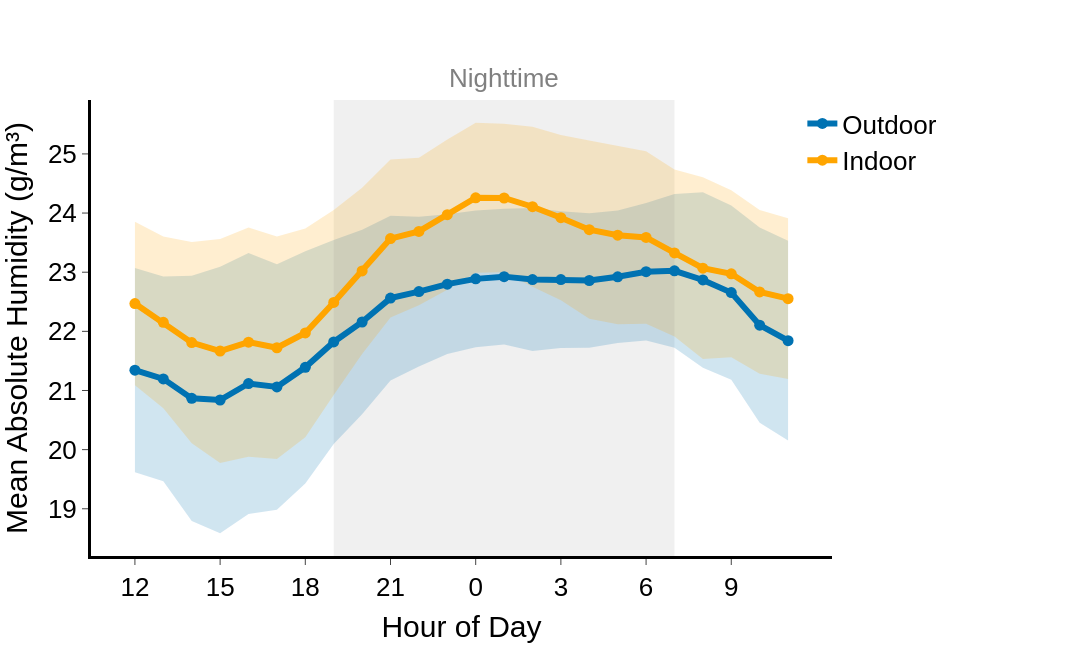
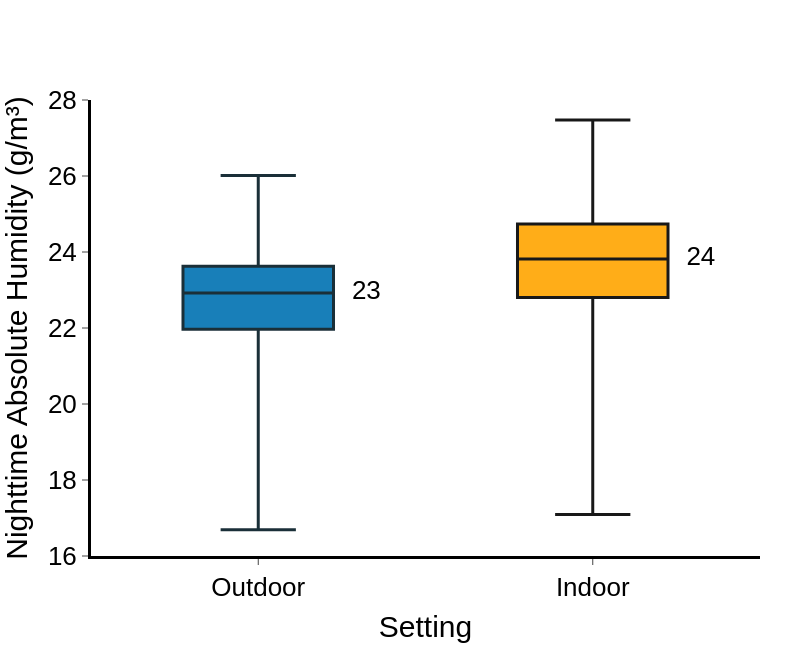

The cell these charts' notebook holds for them, in order:
### Markdown cell above
### 5.3 Absolute Humidity (Figure 1b, 1f)

### Code cell
plot_profile(
    poi="abs_humidity_c", y_axis_title="Mean Absolute Humidity (g/m³)",
    filename="absolutehumidity_indoor_outdoor_profile.png", label="Absolute Humidity",
)
plot_boxplot(
    poi="abs_humidity_c", y_axis_title="Nighttime Absolute Humidity (g/m³)",
    label_decimals=0, filename="absolutehumidity_indoor_outdoor_boxplot.png", label="Absolute Humidity",
)

### Figure 1 — Plotly figure (JSON) as saved in the notebook; plotly's stock layout.template omitted (floating-point values rounded to 4 significant figures)
{"data": [{"fill": "toself", "fillcolor": "#0072B2", "hoverinfo": "skip", "line": {"color": "rgba(255,255,255,0)"}, "name": "Outdoor ± SD", "opacity": 0.18, "showlegend": false, "type": "scatter", "x": [0, 1, 2, 3, 4, 5, 6, 7, 8, 9, 10, 11, 12, 13, 14, 15, 16, 17, 18, 19, 20, 21, 22, 23, 23, 22, 21, 20, 19, 18, 17, 16, 15, 14, 13, 12, 11, 10, 9, 8, 7, 6, 5, 4, 3, 2, 1, 0], "y": [23.07, 22.93, 22.94, 23.09, 23.32, 23.14, 23.36, 23.55, 23.72, 23.95, 23.94, 23.98, 24.04, 24.07, 24.09, 24.03, 24.0, 24.04, 24.17, 24.32, 24.35, 24.13, 23.76, 23.53, 20.15, 20.45, 21.18, 21.39, 21.72, 21.85, 21.8, 21.72, 21.72, 21.67, 21.78, 21.73, 21.62, 21.41, 21.17, 20.6, 20.1, 19.43, 18.99, 18.91, 18.59, 18.79, 19.47, 19.62]}, {"fill": "toself", "fillcolor": "#FFA500", "hoverinfo": "skip", "line": {"color": "rgba(255,255,255,0)"}, "name": "Indoor ± SD", "opacity": 0.18, "showlegend": false, "type": "scatter", "x": [0, 1, 2, 3, 4, 5, 6, 7, 8, 9, 10, 11, 12, 13, 14, 15, 16, 17, 18, 19, 20, 21, 22, 23, 23, 22, 21, 20, 19, 18, 17, 16, 15, 14, 13, 12, 11, 10, 9, 8, 7, 6, 5, 4, 3, 2, 1, 0], "y": [23.85, 23.6, 23.51, 23.56, 23.76, 23.6, 23.74, 24.05, 24.43, 24.9, 24.94, 25.24, 25.53, 25.51, 25.46, 25.32, 25.23, 25.13, 25.05, 24.74, 24.61, 24.38, 24.05, 23.91, 21.19, 21.28, 21.56, 21.53, 21.91, 22.13, 22.12, 22.21, 22.53, 22.75, 23.0, 22.99, 22.7, 22.44, 22.23, 21.62, 20.92, 20.21, 19.84, 19.88, 19.77, 20.11, 20.7, 21.09]}, {"line": {"color": "#0072B2", "width": 6}, "marker": {"size": 11, "symbol": "circle"}, "mode": "lines+markers", "name": "Outdoor", "type": "scatter", "x": [0, 1, 2, 3, 4, 5, 6, 7, 8, 9, 10, 11, 12, 13, 14, 15, 16, 17, 18, 19, 20, 21, 22, 23], "y": [21.34, 21.2, 20.87, 20.84, 21.12, 21.06, 21.39, 21.82, 22.16, 22.56, 22.67, 22.8, 22.89, 22.93, 22.88, 22.87, 22.86, 22.92, 23.01, 23.02, 22.87, 22.66, 22.11, 21.84]}, {"line": {"color": "#FFA500", "width": 6}, "marker": {"size": 11, "symbol": "circle"}, "mode": "lines+markers", "name": "Indoor", "type": "scatter", "x": [0, 1, 2, 3, 4, 5, 6, 7, 8, 9, 10, 11, 12, 13, 14, 15, 16, 17, 18, 19, 20, 21, 22, 23], "y": [22.47, 22.15, 21.81, 21.67, 21.82, 21.72, 21.97, 22.49, 23.02, 23.57, 23.69, 23.97, 24.26, 24.25, 24.11, 23.92, 23.72, 23.63, 23.59, 23.33, 23.07, 22.97, 22.67, 22.55]}], "layout": {"annotations": [{"font": {"color": "grey", "family": "Arial", "size": 26}, "showarrow": false, "text": "Nighttime", "x": 13, "xanchor": "center", "xref": "x", "y": 1.01, "yanchor": "bottom", "yref": "paper"}], "font": {"family": "Arial", "size": 17}, "height": 650, "legend": {"font": {"color": "black", "family": "Arial", "size": 26}, "x": 0.96, "xanchor": "left", "y": 1, "yanchor": "top"}, "margin": {"r": 260}, "shapes": [{"fillcolor": "rgba(0, 0, 0, 0.2)", "layer": "below", "line": {"width": 0}, "type": "rect", "x0": 7, "x1": 19, "xref": "x", "y0": 0, "y1": 1, "yref": "y domain"}], "width": 1400, "xaxis": {"dtick": 1, "linecolor": "black", "linewidth": 3, "showgrid": false, "showline": true, "tickfont": {"color": "black", "family": "Arial", "size": 26}, "ticklen": 6, "tickmode": "array", "ticks": "outside", "ticktext": ["12", "15", "18", "21", "0", "3", "6", "9"], "tickvals": [0, 3, 6, 9, 12, 15, 18, 21], "tickwidth": 1, "title": {"font": {"color": "black", "family": "Arial", "size": 30}, "text": "Hour of Day"}, "type": "linear"}, "yaxis": {"linecolor": "black", "linewidth": 3, "showgrid": false, "showline": true, "tickfont": {"color": "black", "family": "Arial", "size": 26}, "ticklen": 6, "ticks": "outside", "tickwidth": 1, "title": {"font": {"color": "black", "family": "Arial", "size": 30}, "text": "Mean Absolute Humidity (g/m³)"}}}}

### Figure 2 — Plotly figure (JSON) as saved in the notebook; plotly's stock layout.template omitted (floating-point values rounded to 4 significant figures)
{"data": [{"boxpoints": false, "fillcolor": "#0072B2", "line": {"color": "#021923", "width": 3}, "lowerfence": [16.69], "median": [22.92], "name": "Outdoor", "opacity": 0.9, "q1": [21.97], "q3": [23.62], "showlegend": false, "type": "box", "upperfence": [26.02], "width": 0.45, "x": [0]}, {"boxpoints": false, "fillcolor": "#FFA500", "line": {"color": "black", "width": 3}, "lowerfence": [17.09], "median": [23.82], "name": "Indoor", "opacity": 0.9, "q1": [22.8], "q3": [24.74], "showlegend": false, "type": "box", "upperfence": [27.47], "width": 0.45, "x": [1]}, {"mode": "text", "showlegend": false, "text": ["23", "24"], "textfont": {"color": "black", "size": 26}, "textposition": "middle right", "type": "scatter", "x": [0.28, 1.28], "y": [22.92, 23.82]}], "layout": {"boxmode": "group", "font": {"color": "black", "family": "Arial", "size": 17}, "height": 650, "legend": {"bgcolor": "rgba(255,255,255,0)", "font": {"color": "black", "family": "Arial", "size": 26}, "x": 1.2, "xanchor": "right", "y": 0.98, "yanchor": "top"}, "margin": {"b": 80, "l": 90, "r": 40, "t": 100}, "width": 800, "xaxis": {"linecolor": "black", "linewidth": 3, "range": [-0.5, 1.5], "showgrid": false, "showline": true, "tickfont": {"color": "black", "family": "Arial", "size": 26}, "ticklen": 6, "tickmode": "array", "ticks": "outside", "ticktext": ["Outdoor", "Indoor"], "tickvals": [0, 1], "tickwidth": 1, "title": {"font": {"color": "black", "family": "Arial", "size": 30}, "text": "Setting"}}, "yaxis": {"linecolor": "black", "linewidth": 3, "range": [16, 28], "showgrid": false, "showline": true, "tickfont": {"color": "black", "family": "Arial", "size": 26}, "ticklen": 6, "ticks": "outside", "tickwidth": 1, "title": {"font": {"color": "black", "family": "Arial", "size": 30}, "text": "Nighttime Absolute Humidity (g/m³)"}}}}
